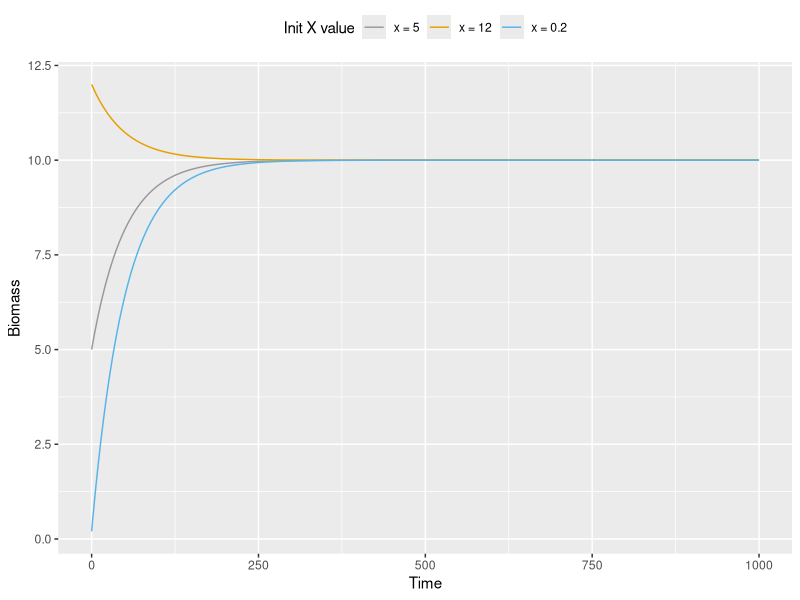
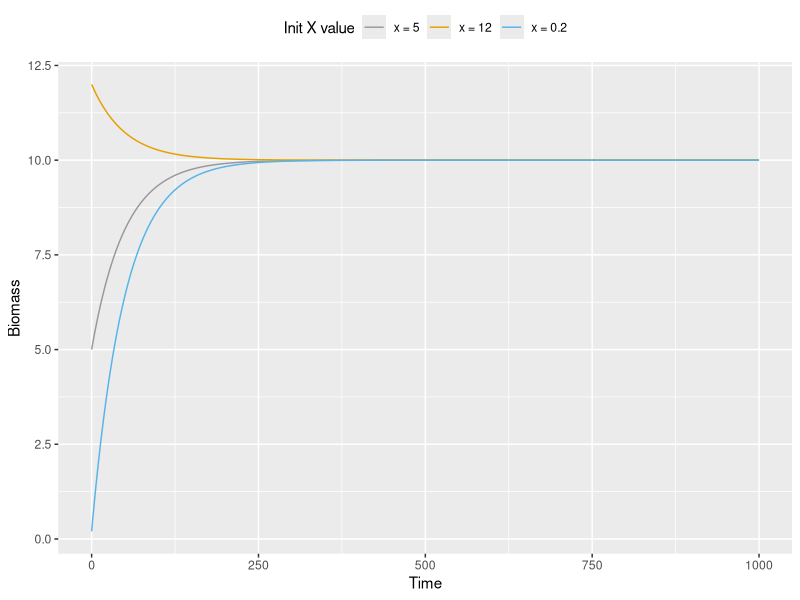

Generate these figures, in order, with R:
library(tidyverse)
library(reshape2)

evol <- function(x,iteration){
  fx <- x
  for(i in 1:iteration){
    xt <- fx[i] + 0.2 *(1 - fx[i] / 10)
    fx <- c(fx,xt)
  }
  return(fx)
}

my.df <- data.frame(t=c(0:1000),
                    x5=evol(5,1000),
                    x12=evol(12,1000),
                    x02=evol(0.2,1000))

my.dfgg <- melt(my.df,"t")

ggl <- ggplot(data = my.dfgg)+
  geom_line(aes(x = t, y = value, colour = variable))+
  labs(x = "Time", y = "Biomass")+
  scale_colour_manual(
    values=c("#999999", "#E69F00", "#56B4E9"),
    name="Init X value",
    labels=c("x = 5", "x = 12", "x = 0.2"),
    breaks=c("x5", "x12", "x02"))+
  theme(legend.position="top")
ggl

ggsave("figures/fig1.png", plot = ggl, width = 8)
